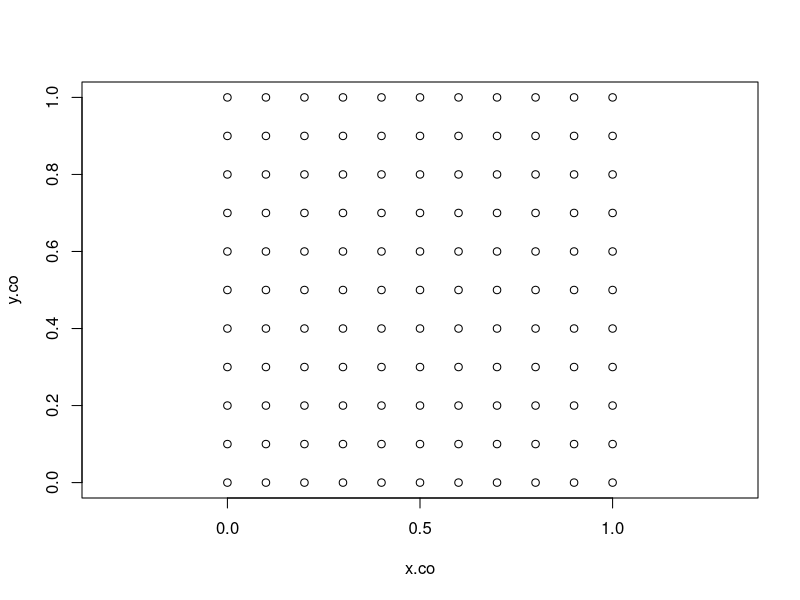
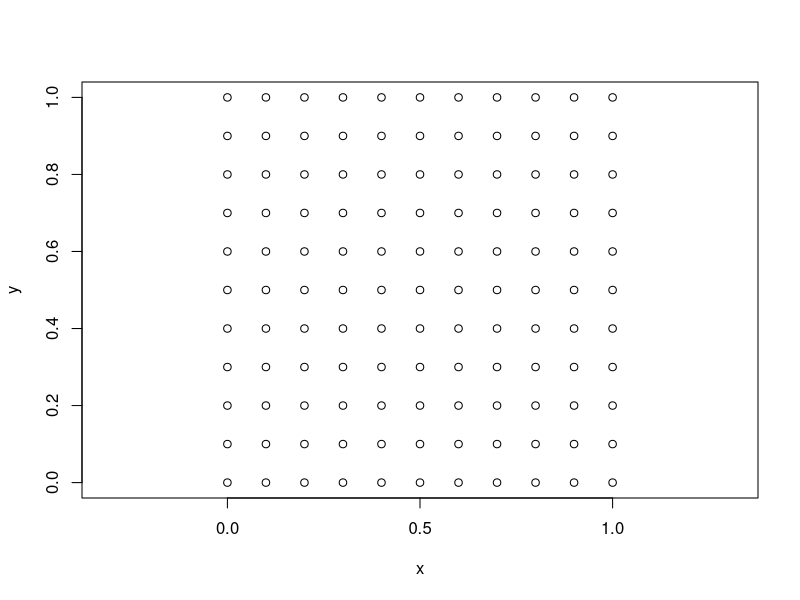
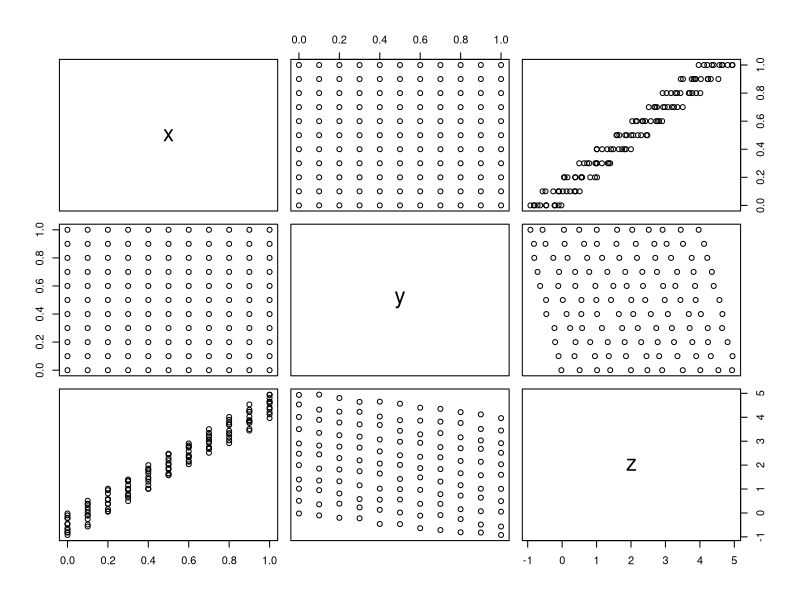
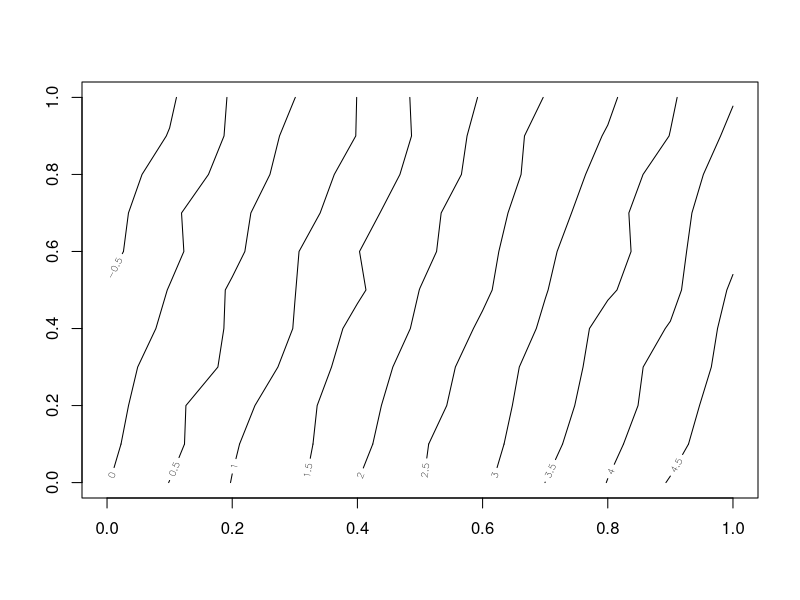
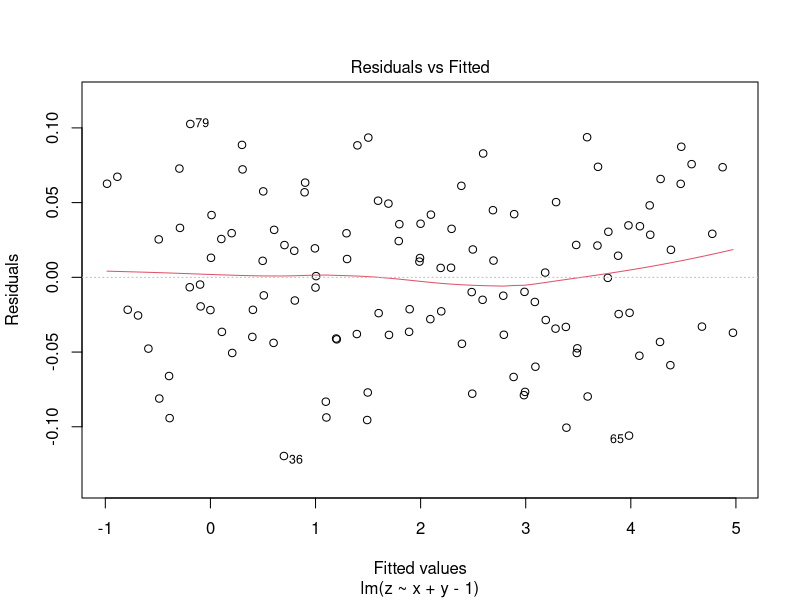
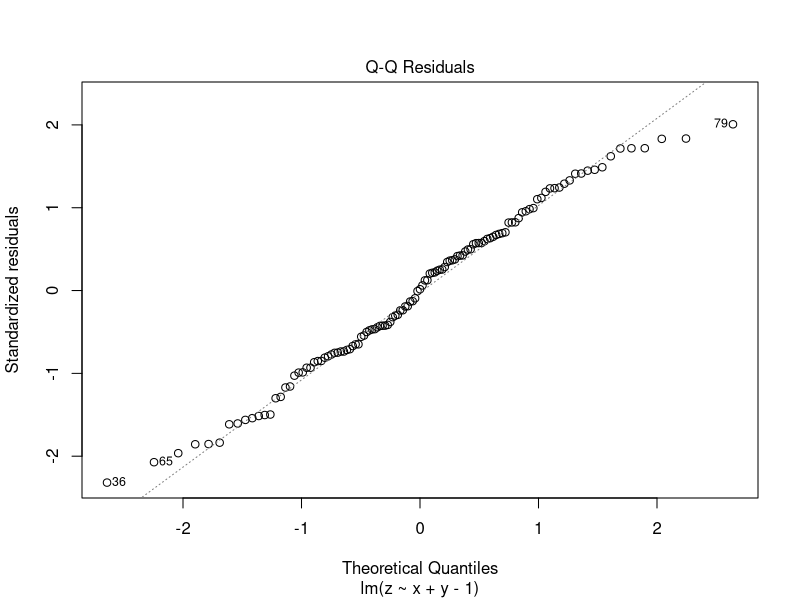
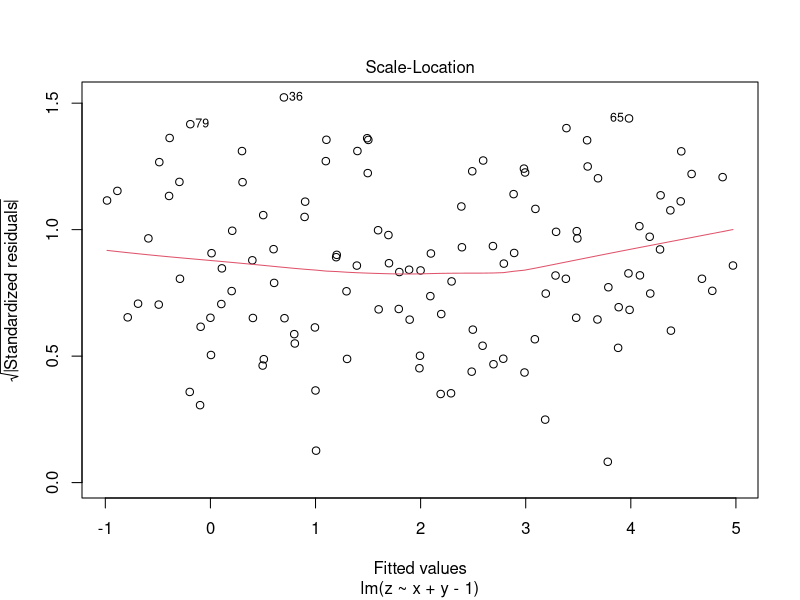
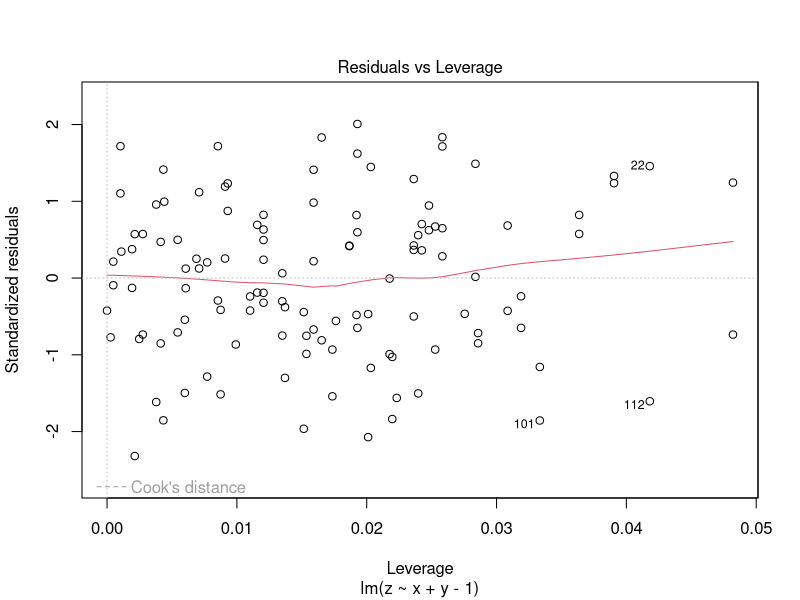

Write the R code that produced these figures, in order.
## Simple linear spatial regression
## Grid creation
x.co <- rep(seq(0,1,0.1),11)
y.co <- rep(seq(0,1,0.1),length = 121, each=11)
plot(x.co,y.co, asp=T)

surf.df <- data.frame(x=x.co, y=y.co)
plot(surf.df, asp=TRUE)

surf.df$z <- 5*surf.df$x - surf.df$y + rnorm(121,sd=0.05)
plot(surf.df) # scatter plot matrix

## Contour plot
surf.mat <- matrix(surf.df$z, nrow=11)
contour(seq(0,1,0.1), seq(0,1,0.1), surf.mat)

surf.lm <- lm(z ~ x + y - 1, data = surf.df)
summary(surf.lm)
plot(surf.lm)

surf.lm <- lm(z ~ x + y +I(x^2) + I(y^2) - 1, data = surf.df)

library(MASS)
data(topo)
## overview of dataset
head(topo)
plot(topo$x, topo$y, asp=T)
library(spatial)

topo.ls <- surf.ls(2, topo)
trsurf <- trmat(topo.ls,0,6.5,0,6.5,50)
# Plot result
eqscplot(trsurf, typ="n")
contour(trsurf, add=T)
points(topo)
text(topo, lab=topo$z,adj=c(0,1))

topo.loess <- loess(z ~ x * y, topo)
topo.ma <- list(x=seq(0,6.5,0.1),y=seq(0,6.5,0.1))
topo.lo <- predict(topo.loess, expand.grid(topo.ma), se=T)
eqscplot(topo.ma, typ="n")
contour(topo.ma$x, topo.ma$y, topo.lo$fit, add=T)
